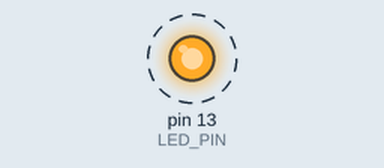
Simulated run of this sketch. Board: Arduino Uno, built with avr-gcc and run on an emulated ATmega328P. Shown: output pins drawn as LEDs (lit = HIGH). Dashed ring = blinking. What the sketch prints to the serial monitor is not drawn.

Above: at 0.2 s.
Timing chart, 0 to 3.0 s (numbered marks = the images above):
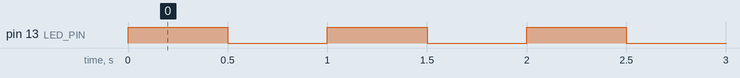

The sketch:

embedded_CTF_arduino_nano_0.ino
```cpp
#define LED_PIN 13

volatile int blinkDelay = 500;
boolean doneFlag = false;

void setup() {
  pinMode(LED_PIN, OUTPUT);
  Serial.begin(9600);
  Serial.println("CHECKING...");
}

void loop() {
  digitalWrite(LED_PIN, HIGH);
  delay(blinkDelay);

  digitalWrite(LED_PIN, LOW);
  delay(blinkDelay);

  if (blinkDelay == 100) {
    if (!doneFlag) {
      Serial.println("FLAG{patched_the_firmware}");
    }
    doneFlag = true;
  } else {
    Serial.println("SYSTEM LOCKED");
  }
}
```

Measured:
- by itself, pin 13 (LED_PIN): alternates HIGH for 0.50 s and LOW for 0.50 s
